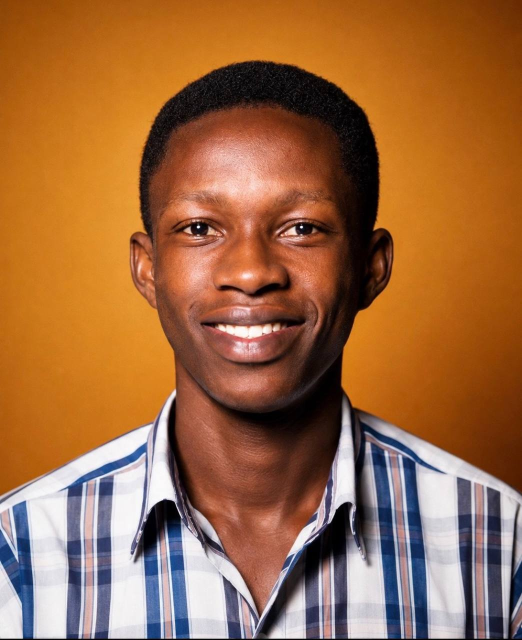
#> input picture frontend/assets/masters/phill-portrait-studio.jpg, 1044 x 1280 px (shown at 1/2 size)
$ python build_images.py
#> lines starting #> are read from the running program, lines starting #| are printed output that depends on the picture
"""Build the served image set from masters.

Masters live in ``frontend/assets/masters`` and are never served. This script
writes responsive JPEG/WebP variants into ``frontend/public/assets`` and a
machine-readable manifest into ``frontend/src/assets/generated``.

Run from the repository root:

    backend/.venv/Scripts/python.exe tools/assets/build_images.py

The script is deterministic: identical masters produce identical variants.
"""

from __future__ import annotations

import json
from datetime import UTC, datetime
from pathlib import Path

from PIL import Image, ImageDraw, ImageFont

ROOT = Path(__file__).resolve().parents[2]
FRONTEND = ROOT / "frontend"
MASTERS = FRONTEND / "assets" / "masters"
PUBLIC = FRONTEND / "public" / "assets"
GENERATED = FRONTEND / "src" / "assets" / "generated"

INK = (10, 11, 13)
PAPER = (233, 229, 220)
MUTED = (139, 138, 132)
ACCENT = (255, 78, 31)

FONTS = Path("C:/Windows/Fonts")


# [5 lines left out: function font, not called in this run]


# id -> (master file, output folder, basename, widths, formats)
# ``crop`` is an optional (left, top, right, bottom) box applied before resizing.
SPECS: list[dict] = [
    {
        "id": "profile.portrait",
        "master": "phill-portrait-studio.jpg",
        "folder": "profile",
        "basename": "phill-portrait",
        "widths": [480, 800, 1200],
        "formats": ["jpg", "webp"],
        "quality": 82,
    },
    {
        "id": "profile.portrait.square",
        "master": "phill-portrait-studio.jpg",
        "folder": "profile",
        "basename": "phill-portrait-square",
        "widths": [240, 480, 800],
        "formats": ["jpg", "webp"],
        "quality": 82,
        "crop": (42, 40, 1002, 1000),
    },
    {
        "id": "profile.event",
        "master": "phill-event-conference.jpg",
        "folder": "profile",
        "basename": "phill-event-conference",
        "widths": [480, 800],
        "formats": ["jpg", "webp"],
        "quality": 80,
    },
    {
        "id": "leadership.stage",
        "master": "phill-speaker-event.jpg",
        "folder": "leadership",
        "basename": "phill-event-stage",
        "widths": [433, 800],
        "formats": ["jpg", "webp"],
        "quality": 80,
    },
    {
        "id": "projects.omnimarket.logo",
        "master": "omnimarket-logo.jpg",
        "folder": "projects/omnimarket",
        "basename": "omnimarket-logo",
        "widths": [480, 900],
        "formats": ["webp", "png"],
        "quality": 92,
    },
]

OG_SIZE = (1200, 630)


def save_variants(item: dict) -> dict:
    master = MASTERS / item["master"]
    if not master.exists():
        raise SystemExit(f"Missing master: {master}")

    source = Image.open(master).convert("RGB")
#> source is the input picture: PIL image 1044x1280 RGB; mean R, G, B 157.8, 105.3, 65.8
    if item.get("crop"):
        source = source.crop(item["crop"])
    out_dir = PUBLIC / item["folder"]
    out_dir.mkdir(parents=True, exist_ok=True)

    # Remove previously generated variants so renamed/resized runs do not leave orphans.
    for stale in out_dir.glob(f"{item['basename']}-*"):
        stale.unlink()

    variants: list[dict] = []
    seen_widths: set[int] = set()
    for width in item["widths"]:
        if width > source.width:
            width = source.width
        if width in seen_widths:
            continue
        seen_widths.add(width)
        height = round(source.height * width / source.width)
        resized = source.resize((width, height), Image.LANCZOS)
        entry: dict = {"w": width, "h": height, "src": {}, "bytes": {}}

        if "webp" in item["formats"]:
            webp = out_dir / f"{item['basename']}-{width}.webp"
            resized.save(webp, "WEBP", quality=item["quality"], method=6)
            entry["src"]["webp"] = f"/assets/{item['folder']}/{webp.name}"
            entry["bytes"]["webp"] = webp.stat().st_size

        if "jpg" in item["formats"]:
            jpg = out_dir / f"{item['basename']}-{width}.jpg"
            resized.save(jpg, "JPEG", quality=item["quality"], optimize=True, progressive=True)
            entry["src"]["jpg"] = f"/assets/{item['folder']}/{jpg.name}"
            entry["bytes"]["jpg"] = jpg.stat().st_size

        if "png" in item["formats"]:
            png = out_dir / f"{item['basename']}-{width}.png"
            resized.save(png, "PNG", optimize=True)
            entry["src"]["png"] = f"/assets/{item['folder']}/{png.name}"
            entry["bytes"]["png"] = png.stat().st_size

        variants.append(entry)
#> this loop made 1 pass
#> pass 1, in save_variants, `resized = source.resize((width, height), Image.LANCZOS)`:
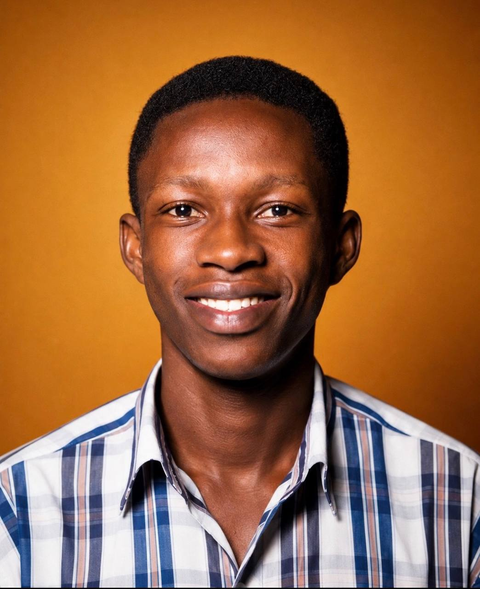
#> resized: PIL image 480x589 RGB; mean R, G, B 157.8, 105.3, 65.8
#> after the loop, seen_widths = 1 item; variants = []

    dominant = source.resize((1, 1), Image.LANCZOS).getpixel((0, 0))
    variants.sort(key=lambda v: v["w"])

    return {
        "id": item["id"],
        "kind": "logo" if "logo" in item["id"] else "photo",
        "intrinsic": {"w": source.width, "h": source.height},
        "dominantColor": "#%02x%02x%02x" % dominant,
        "variants": variants,
    }


# [53 lines left out: function build_og, not called in this run]


def main() -> None:
    manifest: dict = {
        "generatedAt": datetime.now(UTC).isoformat(timespec="seconds"),
        "note": "Generated by tools/assets/build_images.py. Do not edit by hand.",
        "assets": {},
    }
    for spec in SPECS:
        manifest["assets"][spec["id"]] = save_variants(spec)

    build_og(manifest["assets"]["profile.portrait"])

    GENERATED.mkdir(parents=True, exist_ok=True)
    target = GENERATED / "manifest.json"
    target.write_text(json.dumps(manifest, indent=2) + "\n", encoding="utf-8")

    total = sum(
        size
        for item in manifest["assets"].values()
        for variant in item["variants"]
        for size in variant["bytes"].values()
    )
    print(f"assets: {len(manifest['assets'])}")
    print(f"variants: {sum(len(i['variants']) for i in manifest['assets'].values())}")
    print(f"served bytes: {total / 1024:.0f} kB")
    print(f"manifest: {target.relative_to(ROOT)}")


if __name__ == "__main__":
#> (the run stopped early here; a loop or call above may not have finished)
